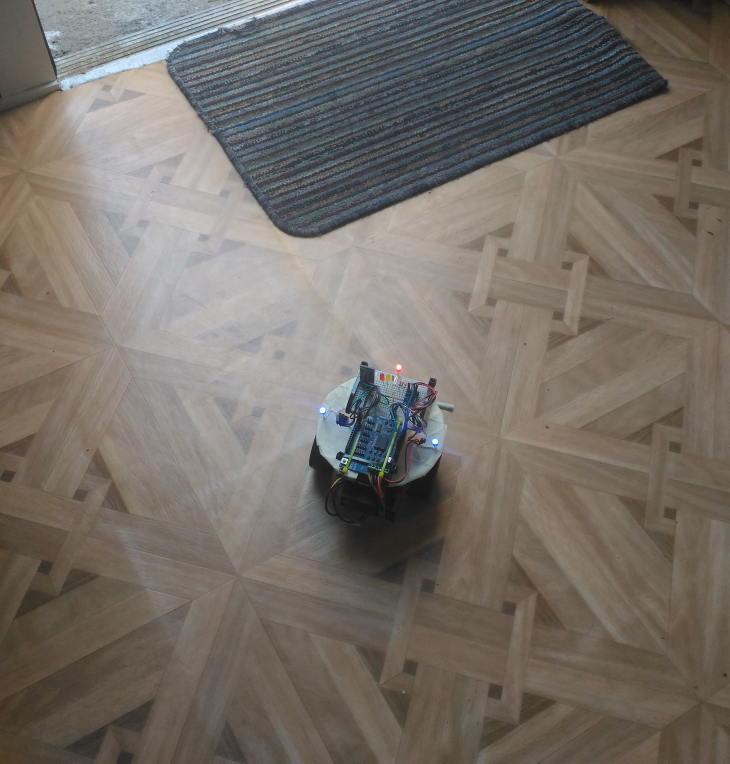
#> input picture robot-pics/bright.jpg, 2920 x 3053 px (shown at 1/4 size); its folder holds 2 pictures in this run
$ python explore_images.py ../robot-pics
#> lines starting #> are read from the running program, lines starting #| are printed output that depends on the picture; after the words box and inside, x2 and y2 are one past the last pixel; in counts of white or black regions, pixels touching at a corner belong together
### imgproc/image_processor.py
#!/usr/bin/env python3
import concurrent.futures
import logging
import math

import cv2.cv2 as cv

from imgproc._utils import *
from imgproc._windows import show_debug_image
from tools import draw_points

log = logging.getLogger(__name__)

GREEN_COLOR = (0, 255, 0)
RED_COLOR = (0, 0, 255)
BORDER_SIZE = 10
PROCESS_PIC_SIZE = m_to_num(1)

blob_detector_params = cv.SimpleBlobDetector_Params()
blob_detector_params.filterByArea = False
blob_detector_params.filterByCircularity = True
blob_detector_params.filterByInertia = False
blob_detector_params.filterByConvexity = False
blob_detector_params.filterByColor = False
blob_detector_params.blobColor = 255
blob_detector = cv.SimpleBlobDetector_create(blob_detector_params)

multithreading = not config.debug
if multithreading:
    executor = concurrent.futures.ThreadPoolExecutor(max_workers=2)


def process(img):
    show_debug_image(img, 0, 0, "image")

    (resized_img, resize_k) = resize_image(img)

    (blue_img, green_img, red_img) = cv.split(resized_img)

    hsv_img = cv.cvtColor(resized_img, cv.COLOR_BGR2HSV)
    (hue_img, sat_img, value_img) = cv.split(hsv_img)
    show_debug_image(sat_img, 0, 1, "saturation")

    def process_blue_channel():
        return process_channel(blue_img, sat_img, 1, "blue")

    def process_red_channel():
        return process_channel(red_img, sat_img, 2, "red")

    tasks = (process_blue_channel, process_red_channel)

    if multithreading:
        futures = list(map(
            lambda task: executor.submit(task),
            tasks,
        ))

        points_sets = list(map(
            lambda future: future.result(),
            futures,
        ))
    else:
        points_sets = list(map(
            lambda task: task(),
            tasks,
        ))

    points_sets = list(map(
        lambda point_set: convert_points(point_set, resize_k),
        points_sets,
    ))

    show_result(img, *points_sets)
    return points_sets


def process_channel(ch_img, sat_img, row, channel_name):
    # channel_name = "channel " + str(row)
    show_debug_image(ch_img, row, 0, channel_name)

    ch_sat_img = cv.bitwise_and(ch_img, sat_img)
    show_debug_image(ch_sat_img, row, 1, channel_name + " sat")

    (result, half_bin_image) = cv.threshold(ch_sat_img, 255 / 2, 255, cv.THRESH_TOZERO)
    (result, bin_img) = cv.threshold(half_bin_image, 0, 255, cv.THRESH_BINARY + cv.THRESH_OTSU)
    show_debug_image(bin_img, row, 2, channel_name + " thresh")

    bin_img = cv.erode(bin_img, kernel(3))
    bin_img = cv.dilate(bin_img, kernel(9))
    # bin_img = cv2.morphologyEx(bin_img, cv2.MORPH_OPEN, kernel(5))
    # bin_img = cv2.morphologyEx(bin_img, cv2.MORPH_CLOSE, kernel(21))
    show_debug_image(bin_img, row, 3, channel_name + " morph")

    # Detect blobs.
    blobs = blob_detector.detect(bin_img)
    log.info("Found %d %s blobs.", len(blobs), channel_name)

    blob_center_points = [blob.pt
                          for blob in blobs]
    return blob_center_points


def convert_points(points, k):
    return [tuple(d * k for d in point)
            for point in points]


def resize_image(img):
    (height, width, _) = img.shape
    img_size = width * height
    debug("Image size: {}MP".format(num_to_m(img_size)))

    k = math.sqrt(img_size / min(img_size, PROCESS_PIC_SIZE))
    debug("Resize ratio: " + str(k))

    resized_width = int(width / k)
    resized_height = int(height / k)
    resized_image = cv.resize(img, (resized_width, resized_height))
    (resized_height, resized_width, _) = resized_image.shape
    debug("Resized image size: {}MP".format(num_to_m(resized_width * resized_height)))

    return resized_image, k


def are_robot_points(blue_points, red_points):
    return len(blue_points) == 2 and len(red_points) == 1


# [21 lines left out: function show_result, not called in this run]

### imgproc/_utils.py
#!/usr/bin/env python3

from imgproc import config
import numpy as np

ONE_M = 10 ** 6


def kernel(size):
    return np.ones((size, size), np.uint8)


def debug(message):
    if not config.debug:
        return

    print(message)


def num_to_m(num):
    return num / ONE_M


def m_to_num(m):
    return m * ONE_M

### src/booleans.py
"""
Module with bool utilities.
"""
import os
from typing import Any


def env(key: str, default: bool = None):
    return to_bool(os.getenv(key, default))


def to_bool(obj: Any):
    """
       Converts 'something' to boolean. Raises ValueError for invalid obj
           Possible True  objects: 1, True, "1", "TRue", "yes", "y", "t"
           Possible False objects: 0, False, None, "", "0", "faLse", "no", "n", "f", ...
       Reference: https://stackoverflow.com/questions/715417/converting-from-a-string-to-boolean-in-python
    """

    obj_str = str(obj).lower()
    if obj_str in ("yes", "y", "true", "t", "1", "on"):
        return True
    elif obj_str in ("no", "n", "false", "f", "0", "off", "", "none"):
        return False
    else:
        raise ValueError('Invalid value for boolean conversion: {}'.format(obj))

### imgproc/_windows.py
#!/usr/bin/env python3

import cv2.cv2 as cv
from imgproc import config

WIN_SIZE = (400, 300)

windowses = set()


def init(row, col, win_name):
    # win_name = str(x) + str(y)
    if win_name in windowses:
        return

    cv.namedWindow(win_name, cv.WINDOW_NORMAL)
    cv.resizeWindow(win_name, WIN_SIZE[0], WIN_SIZE[1])
    cv.moveWindow(win_name, col * WIN_SIZE[0], row * WIN_SIZE[1])
    windowses.add(win_name)


def show_image(img, row, col, win_name):
    init(row, col, win_name)
    cv.imshow(win_name, img)
    cv.waitKey(1)


def show_debug_image(img, row, col, win_name):
    if not config.debug:
        return

    show_image(img, row, col, win_name)

### imgproc/explore_images.py
#!/usr/bin/env python3

import os
import os.path as path
import sys

import cv2.cv2 as cv

from imgproc import image_processor
from imgproc import config

config.debug = True

images_path = sys.argv[1]
image_files = [path.join(images_path, file)
               for file in os.listdir(images_path)
               if path.isfile(path.join(images_path, file))]
image_count = len(image_files)
print(image_files)

i = 0
while True:
    i %= image_count
    image_file = image_files[i]
    print(image_file)

    img = cv.imread(image_file, cv.IMREAD_COLOR)
#> img is the input picture: shape (3053, 2920, 3); mean B, G, R 103.5, 110.7, 116.9
    (blue_points, red_points) = image_processor.process(img)
#> in process, `(resized_img, resize_k) = resize_image(img)`: resize_k = 2.99
#> in process, `(blue_img, green_img, red_img) = cv.split(resized_img)`:
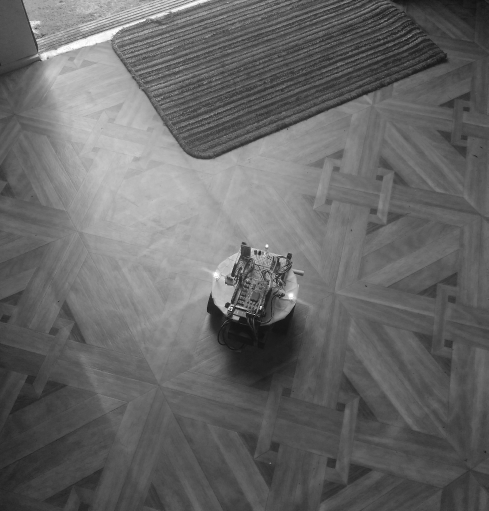
#> blue_img: shape (1022, 977) (shown at 1/2 size); min 0, max 255, mean 103.3
#> in process, `(blue_img, green_img, red_img) = cv.split(resized_img)`:
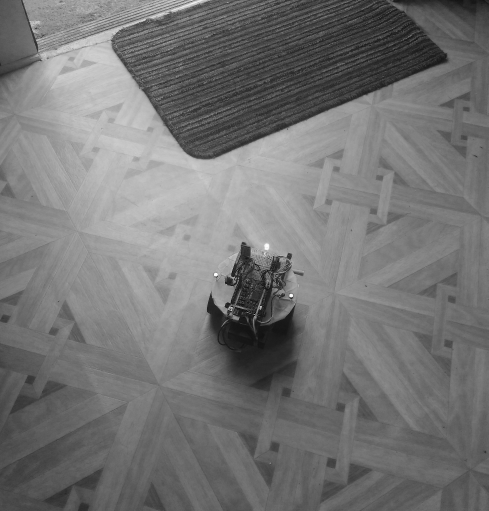
#> red_img: shape (1022, 977) (shown at 1/2 size); min 0, max 255, mean 116.8
#> in process, `hsv_img = cv.cvtColor(resized_img, cv.COLOR_BGR2HSV)`: hsv_img: shape (1022, 977, 3); mean H, S, V 36.9, 45.5, 119.9
#> in process, `(hue_img, sat_img, value_img) = cv.split(hsv_img)`:
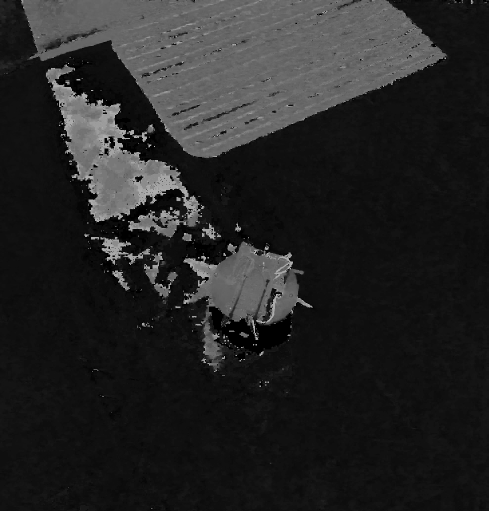
#> hue_img: shape (1022, 977) (shown at 1/2 size); min 0, max 179, mean 36.9
#> in process, `(hue_img, sat_img, value_img) = cv.split(hsv_img)`:
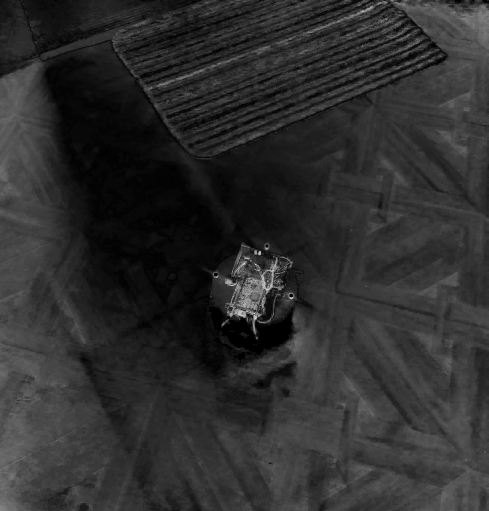
#> sat_img: shape (1022, 977) (shown at 1/2 size); min 0, max 255, mean 45.5
#> in process, `(hue_img, sat_img, value_img) = cv.split(hsv_img)`:
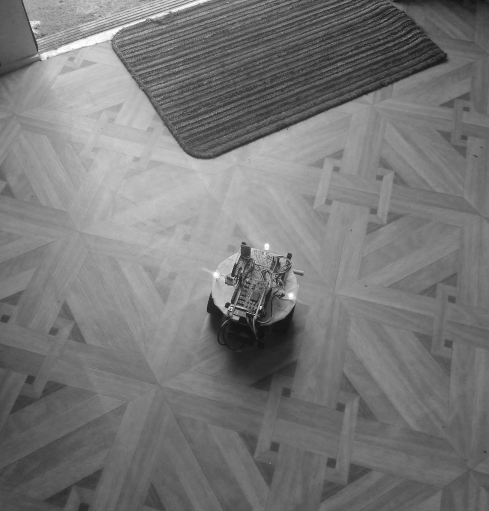
#> value_img: shape (1022, 977) (shown at 1/2 size); min 6, max 255, mean 119.9
#> in process_channel, `ch_sat_img = cv.bitwise_and(ch_img, sat_img)`:
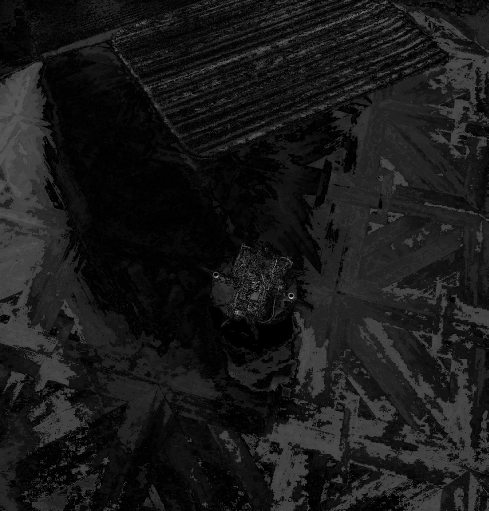
#> ch_sat_img: shape (1022, 977) (shown at 1/2 size); min 0, max 232, mean 25.3
#> in process_channel, `(result, half_bin_image) = cv.threshold(ch_sat_img, 255 / 2, 255, cv.T..`:
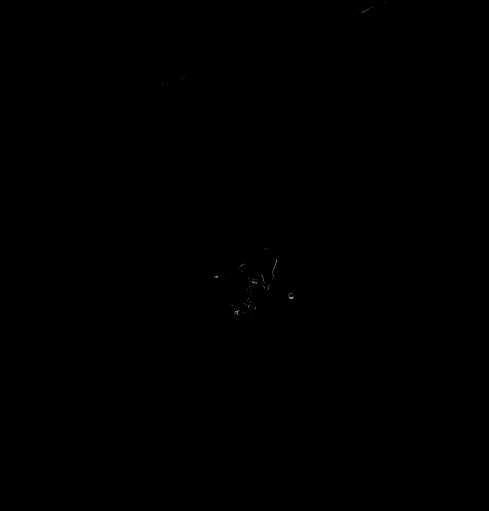
#> half_bin_image: shape (1022, 977) (shown at 1/2 size); min 0, max 232, mean 0
#> in process_channel, `(result, half_bin_image) = cv.threshold(ch_sat_img, 255 / 2, 255, cv.T..`: result = 127
#> in process_channel, `(result, bin_img) = cv.threshold(half_bin_image, 0, 255, cv.THRESH_BIN..`: bin_img: shape (1022, 977); 0.03% white in thin lines or dots, all inside (x1, y1, x2, y2) = (324, 4, 773, 631)
#> in process_channel, `(result, bin_img) = cv.threshold(half_bin_image, 0, 255, cv.THRESH_BIN..`: result = 0
#> in process_channel, `bin_img = cv.erode(bin_img, kernel(3))`: bin_img: shape (1022, 977); 0% white in thin lines or dots, all inside (x1, y1, x2, y2) = (475, 596, 584, 624)
#> in process_channel, `bin_img = cv.dilate(bin_img, kernel(9))`: bin_img: shape (1022, 977); 0.02% white; 2 white regions, box (x1, y1, x2, y2) and area: (578, 592, 588, 601) 90, (471, 619, 480, 628) 81
#> in process_channel, `blobs = blob_detector.detect(bin_img)`: blobs = ()
#> in process_channel, `blob_center_points = [blob.pt for blob in blobs]`: blob_center_points = []
    print("BLUE points: " + str(blue_points))
    print("RED points: " + str(red_points))

    key = cv.waitKey()
    print("Key pressed: {}".format(key))
    if key == 81 or key == 8:
        # left arrow or backspace
        i -= 1
    elif key == 27:
        # ESC
        cv.destroyAllWindows()
        break
    else:
        i += 1
